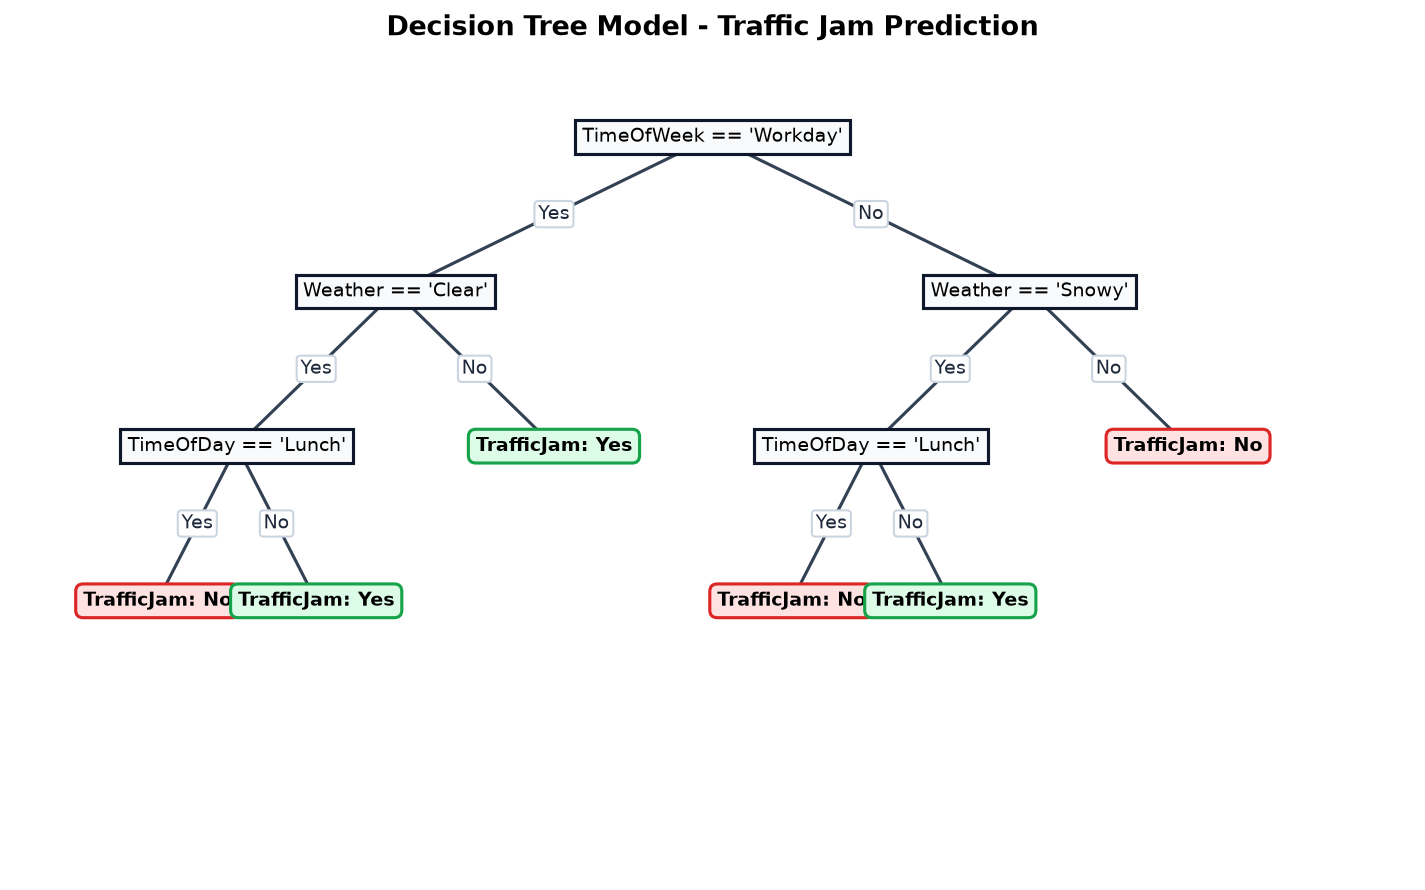

Source code (Python):
import os
import sys
import json
import csv
import matplotlib.pyplot as plt

sys.stdout.reconfigure(encoding='utf-8')
sys.stdin.reconfigure(encoding='utf-8')

data_file = os.path.join(os.path.dirname(os.path.abspath(__file__)), "traffic_data.csv")
model_file = os.path.join(os.path.dirname(os.path.abspath(__file__)), "decision_tree.json")
tree_img_name = os.path.join(os.path.dirname(os.path.abspath(__file__)), "decision_tree.png")

headers = ['Weather', 'TimeOfWeek', 'TimeOfDay', 'TrafficJam']
dataset = []
current_tree = None

def get_default_dataset():
    result = [
        ['Clear', 'Workday', 'Morning', 'Yes'],
        ['Clear', 'Workday', 'Lunch', 'No'],
        ['Clear', 'Workday', 'Evening', 'Yes'],
        ['Clear', 'Weekend', 'Morning', 'No'],
        ['Clear', 'Weekend', 'Lunch', 'No'],
        ['Clear', 'Weekend', 'Evening', 'No'],
        ['Rainy', 'Workday', 'Morning', 'Yes'],
        ['Rainy', 'Workday', 'Lunch', 'Yes'],
        ['Rainy', 'Workday', 'Evening', 'Yes'],
        ['Rainy', 'Weekend', 'Morning', 'No'],
        ['Rainy', 'Weekend', 'Lunch', 'No'],
        ['Rainy', 'Weekend', 'Evening', 'No'],
        ['Snowy', 'Workday', 'Morning', 'Yes'],
        ['Snowy', 'Workday', 'Lunch', 'Yes'],
        ['Snowy', 'Workday', 'Evening', 'Yes'],
        ['Snowy', 'Weekend', 'Morning', 'Yes'],
        ['Snowy', 'Weekend', 'Lunch', 'No'],
        ['Snowy', 'Weekend', 'Evening', 'Yes']
    ]
    return result

def load_training_data():
    global dataset
    result = "Failed to load data"
    data_list = []
    if not os.path.exists(data_file):
        dataset = get_default_dataset()
        save_training_data()
        result = "Created default traffic_data.csv and loaded successfully"
    else:
        with open(data_file, 'r', encoding='utf-8') as f:
            reader = csv.reader(f)
            rows = list(reader)
            if rows:
                if rows[0] == headers:
                    rows = rows[1:]
                for r in rows:
                    if len(r) == 4:
                        data_list.append([r[0].strip(), r[1].strip(), r[2].strip(), r[3].strip()])
        dataset = data_list
        result = f"Loaded {len(dataset)} records from {data_file} successfully"
    return result

def save_training_data():
    global dataset
    result = "No data to save"
    if dataset:
        with open(data_file, 'w', newline='', encoding='utf-8') as f:
            writer = csv.writer(f)
            writer.writerow(headers)
            for row in dataset:
                writer.writerow(row)
        result = f"Saved {len(dataset)} records to {data_file} successfully"
    return result

def show_training_data():
    global dataset
    result = "No training data available"
    if dataset:
        lines = []
        lines.append(f"{'No.':<5} {'Weather':<12} {'TimeOfWeek':<14} {'TimeOfDay':<12} {'TrafficJam':<10}")
        lines.append("-" * 55)
        for idx, row in enumerate(dataset, start=1):
            lines.append(f"{idx:<5} {row[0]:<12} {row[1]:<14} {row[2]:<12} {row[3]:<10}")
        lines.append("-" * 55)
        lines.append(f"Total: {len(dataset)} records")
        result = "\n".join(lines)
    return result

def add_training_data():
    global dataset
    result = "Invalid input. Record not added."
    weather = input("Enter Weather (Clear/Rainy/Snowy): ").strip().capitalize()
    time_of_week = input("Enter TimeOfWeek (Workday/Weekend): ").strip().capitalize()
    time_of_day = input("Enter TimeOfDay (Morning/Lunch/Evening): ").strip().capitalize()
    traffic_jam = input("Enter TrafficJam (Yes/No): ").strip().capitalize()
    if weather in ['Clear', 'Rainy', 'Snowy'] and time_of_week in ['Workday', 'Weekend'] and time_of_day in ['Morning', 'Lunch', 'Evening'] and traffic_jam in ['Yes', 'No']:
        dataset.append([weather, time_of_week, time_of_day, traffic_jam])
        save_training_data()
        result = f"Added record [{weather}, {time_of_week}, {time_of_day}, {traffic_jam}] successfully"
    return result

def edit_training_data():
    global dataset
    result = "No training data to edit"
    if dataset:
        print(show_training_data())
        val = input("Enter record number to edit: ").strip()
        if val.isdigit():
            idx = int(val) - 1
            if 0 <= idx < len(dataset):
                curr = dataset[idx]
                w = input(f"Enter Weather [{curr[0]}]: ").strip().capitalize()
                tow = input(f"Enter TimeOfWeek [{curr[1]}]: ").strip().capitalize()
                tod = input(f"Enter TimeOfDay [{curr[2]}]: ").strip().capitalize()
                tj = input(f"Enter TrafficJam [{curr[3]}]: ").strip().capitalize()
                if w in ['Clear', 'Rainy', 'Snowy']:
                    curr[0] = w
                if tow in ['Workday', 'Weekend']:
                    curr[1] = tow
                if tod in ['Morning', 'Lunch', 'Evening']:
                    curr[2] = tod
                if tj in ['Yes', 'No']:
                    curr[3] = tj
                dataset[idx] = curr
                save_training_data()
                result = f"Record #{val} updated to {curr} successfully"
            else:
                result = "Record number out of range"
        else:
            result = "Invalid record number"
    return result

def search_training_data():
    global dataset
    result = "No training data available"
    if dataset:
        keyword = input("Enter keyword to search (e.g. Clear, Workday, Yes): ").strip().lower()
        if keyword:
            matches = []
            for idx, row in enumerate(dataset, start=1):
                if any(keyword in str(item).lower() for item in row):
                    matches.append(f"{idx:<5} {row[0]:<12} {row[1]:<14} {row[2]:<12} {row[3]:<10}")
            if matches:
                lines = [f"Search results for '{keyword}':", f"{'No.':<5} {'Weather':<12} {'TimeOfWeek':<14} {'TimeOfDay':<12} {'TrafficJam':<10}", "-" * 55]
                lines.extend(matches)
                lines.append(f"Found {len(matches)} matching records")
                result = "\n".join(lines)
            else:
                result = f"No records matching '{keyword}' found"
        else:
            result = "Search keyword cannot be empty"
    return result

def delete_training_data():
    global dataset
    result = "No training data to delete"
    if dataset:
        print(show_training_data())
        val = input("Enter record number to delete: ").strip()
        if val.isdigit():
            idx = int(val) - 1
            if 0 <= idx < len(dataset):
                removed = dataset.pop(idx)
                save_training_data()
                result = f"Deleted record #{val} {removed} successfully"
            else:
                result = "Record number out of range"
        else:
            result = "Invalid record number"
    return result

def gini_index(groups, classes):
    result = 0.0
    n_instances = float(sum([len(group) for group in groups]))
    if n_instances > 0:
        gini = 0.0
        for group in groups:
            size = float(len(group))
            if size > 0:
                score = 0.0
                for class_val in classes:
                    p = [row[-1] for row in group].count(class_val) / size
                    score += p * p
                gini += (1.0 - score) * (size / n_instances)
        result = gini
    return result

def test_split(index, value, data):
    result = ([], [])
    left = []
    right = []
    for row in data:
        if row[index] == value:
            left.append(row)
        else:
            right.append(row)
    result = (left, right)
    return result

def get_split(data):
    result = {}
    class_values = list(set(row[-1] for row in data))
    b_index = 999
    b_value = 999
    b_score = 999.0
    b_groups = None
    for index in range(len(data[0]) - 1):
        for row in data:
            groups = test_split(index, row[index], data)
            gini = gini_index(groups, class_values)
            if gini < b_score:
                b_index = index
                b_value = row[index]
                b_score = gini
                b_groups = groups
    result = {'index': b_index, 'value': b_value, 'groups': b_groups}
    return result

def to_terminal(group):
    result = "No"
    if group:
        outcomes = [row[-1] for row in group]
        result = max(set(outcomes), key=outcomes.count)
    return result

def split_node(node, max_depth, min_size, depth):
    result = None
    left, right = node['groups']
    del(node['groups'])
    if not left or not right:
        node['left'] = node['right'] = to_terminal(left + right)
        result = node
    elif depth >= max_depth:
        node['left'] = to_terminal(left)
        node['right'] = to_terminal(right)
        result = node
    else:
        if len(set(r[-1] for r in left)) == 1 or len(left) <= min_size:
            node['left'] = to_terminal(left)
        else:
            node['left'] = get_split(left)
            split_node(node['left'], max_depth, min_size, depth + 1)
        if len(set(r[-1] for r in right)) == 1 or len(right) <= min_size:
            node['right'] = to_terminal(right)
        else:
            node['right'] = get_split(right)
            split_node(node['right'], max_depth, min_size, depth + 1)
        result = node
    return result

def build_tree(train, max_depth=5, min_size=1):
    result = None
    if train:
        root = get_split(train)
        split_node(root, max_depth, min_size, 1)
        result = root
    return result

def predict(node, row):
    result = "No"
    if not isinstance(node, dict):
        result = node
    else:
        if row[node['index']] == node['value']:
            result = predict(node['left'], row)
        else:
            result = predict(node['right'], row)
    return result

def format_tree_text(node, depth=0, branch='Root'):
    result = ""
    indent = "  " * depth
    if isinstance(node, dict):
        attr = headers[node['index']]
        val = node['value']
        left_str = format_tree_text(node['left'], depth + 1, 'YES')
        right_str = format_tree_text(node['right'], depth + 1, 'NO')
        result = f"{indent}[{branch}] IF {attr} == '{val}':\n{left_str}\n{right_str}"
    else:
        result = f"{indent}[{branch}] -> PREDICT TrafficJam = {node}"
    return result

def get_tree_layout(node, depth=0, x_left=0.0, x_right=1.0, positions=None, edges=None):
    if positions is None:
        positions = {}
    if edges is None:
        edges = []
    x = (x_left + x_right) / 2.0
    y = 1.0 - depth * 0.22
    node_id = len(positions)
    positions[node_id] = (x, y, node)
    if isinstance(node, dict):
        attr = headers[node['index']]
        val = node['value']
        label = f"{attr} == '{val}'"
        positions[node_id] = (x, y, label, False)
        left_id, _, _ = get_tree_layout(node['left'], depth + 1, x_left, x, positions, edges)
        edges.append((node_id, left_id, 'Yes'))
        right_id, _, _ = get_tree_layout(node['right'], depth + 1, x, x_right, positions, edges)
        edges.append((node_id, right_id, 'No'))
    else:
        positions[node_id] = (x, y, f"TrafficJam: {node}", True)
    result = (node_id, positions, edges)
    return result

def generate_tree_image(tree, filename='decision_tree.png'):
    result = "Failed to generate image"
    if tree:
        _, positions, edges = get_tree_layout(tree)
        fig, ax = plt.subplots(figsize=(12, 7), dpi=150)
        ax.set_xlim(-0.05, 1.05)
        ax.set_ylim(-0.05, 1.1)
        ax.axis('off')
        for p1_id, p2_id, elabel in edges:
            x1, y1 = positions[p1_id][0], positions[p1_id][1]
            x2, y2 = positions[p2_id][0], positions[p2_id][1]
            ax.plot([x1, x2], [y1, y2], color='#334155', linewidth=1.5, zorder=1)
            mx = (x1 + x2) / 2.0
            my = (y1 + y2) / 2.0
            ax.text(mx, my, elabel, fontsize=9, color='#1e293b', ha='center', va='center',
                    bbox=dict(boxstyle='round,pad=0.2', facecolor='#ffffff', edgecolor='#cbd5e1'), zorder=3)
        for nid, (x, y, text, is_leaf) in positions.items():
            if is_leaf:
                fcolor = '#dcfce7' if 'Yes' in text else '#fee2e2'
                ecolor = '#16a34a' if 'Yes' in text else '#dc2626'
                ax.text(x, y, text, fontsize=9, fontweight='bold', ha='center', va='center',
                        bbox=dict(boxstyle='round,pad=0.4', facecolor=fcolor, edgecolor=ecolor, linewidth=1.5), zorder=4)
            else:
                ax.text(x, y, text, fontsize=9, ha='center', va='center',
                        bbox=dict(boxstyle='square,pad=0.4', facecolor='#f8fafc', edgecolor='#0f172a', linewidth=1.5), zorder=4)
        plt.title("Decision Tree Model - Traffic Jam Prediction", fontsize=13, fontweight='bold', pad=15)
        plt.savefig(filename, bbox_inches='tight', facecolor='#ffffff')
        plt.close()
        result = f"Generated decision tree image: {filename}"
    return result

def train_decision_tree():
    global current_tree, dataset
    result = "No training data available to train"
    if dataset:
        current_tree = build_tree(dataset)
        save_tree_file()
        generate_tree_image(current_tree, tree_img_name)
        result = "Decision Tree trained successfully and saved to decision_tree.json & decision_tree.png"
    return result

def show_tree_structure():
    global current_tree
    result = "Decision Tree has not been trained or loaded yet."
    if current_tree:
        lines = ["=== Decision Tree Structure ===", format_tree_text(current_tree)]
        result = "\n".join(lines)
    return result

def load_tree_file():
    global current_tree
    result = "Failed to load decision tree file"
    if os.path.exists(model_file):
        with open(model_file, 'r', encoding='utf-8') as f:
            current_tree = json.load(f)
        generate_tree_image(current_tree, tree_img_name)
        result = f"Loaded Decision Tree from {model_file} successfully"
    else:
        result = f"File {model_file} does not exist. Please train the tree first."
    return result

def save_tree_file():
    global current_tree
    result = "No decision tree to save"
    if current_tree:
        with open(model_file, 'w', encoding='utf-8') as f:
            json.dump(current_tree, f, indent=2)
        result = f"Saved Decision Tree to {model_file} successfully"
    return result

def test_decision_tree():
    global current_tree
    result = "Decision Tree has not been trained or loaded yet. Please run option 8 or 10 first."
    if current_tree:
        weather = input("Enter Weather (Clear/Rainy/Snowy): ").strip().capitalize()
        time_of_week = input("Enter TimeOfWeek (Workday/Weekend): ").strip().capitalize()
        time_of_day = input("Enter TimeOfDay (Morning/Lunch/Evening): ").strip().capitalize()
        if weather in ['Clear', 'Rainy', 'Snowy'] and time_of_week in ['Workday', 'Weekend'] and time_of_day in ['Morning', 'Lunch', 'Evening']:
            sample = [weather, time_of_week, time_of_day]
            pred = predict(current_tree, sample)
            lines = [
                "=== Test Result ===",
                f"Input: Weather={weather}, TimeOfWeek={time_of_week}, TimeOfDay={time_of_day}",
                f"Predicted TrafficJam: {pred}"
            ]
            result = "\n".join(lines)
        else:
            result = "Invalid input values. Please use valid categories."
    return result

def readKey():
    result = 0
    print("\n" + "=" * 45)
    print("      TRAFFIC JAM PREDICTION SYSTEM")
    print("=" * 45)
    print("1. โหลดข้อมูลสอน (Load Training Data)")
    print("2. บันทึกข้อมูลสอน (Save Training Data)")
    print("3. แสดงข้อมูลสอน (Show Training Data)")
    print("4. เพิ่มข้อมูลสอน (Add Training Data)")
    print("5. แก้ไขข้อมูลสอน (Edit Training Data)")
    print("6. ค้นหาข้อมูลสอน (Search Training Data)")
    print("7. ลบข้อมูลสอน (Delete Training Data)")
    print("8. สอน (Train Decision Tree)")
    print("9. แสดงโครงสร้าง Decision Tree (Show Tree)")
    print("10. โหลด Decision Tree (Load Tree)")
    print("11. บันทึก Decision Tree (Save Tree)")
    print("12. ทดสอบ (Test / Predict)")
    print("13. ออกจากโปรแกรม (Exit)")
    print("=" * 45)
    val = input("Select choice (1-13): ").strip().replace(".", "")
    if val.isdigit():
        result = int(val)
    return result

def process(num):
    result = "Invalid choice"
    if num == 1:
        result = load_training_data()
    elif num == 2:
        result = save_training_data()
    elif num == 3:
        result = show_training_data()
    elif num == 4:
        result = add_training_data()
    elif num == 5:
        result = edit_training_data()
    elif num == 6:
        result = search_training_data()
    elif num == 7:
        result = delete_training_data()
    elif num == 8:
        result = train_decision_tree()
    elif num == 9:
        result = show_tree_structure()
    elif num == 10:
        result = load_tree_file()
    elif num == 11:
        result = save_tree_file()
    elif num == 12:
        result = test_decision_tree()
    elif num == 13:
        result = "Exit"
    return result

def output(result):
    if result:
        print("\n" + str(result))
        if result == "Exit":
            sys.exit(0)
    return None

def main():
    load_training_data()
    train_decision_tree()
    while True:
        num = readKey()
        result = process(num)
        output(result)

if __name__ == '__main__':
    main()
